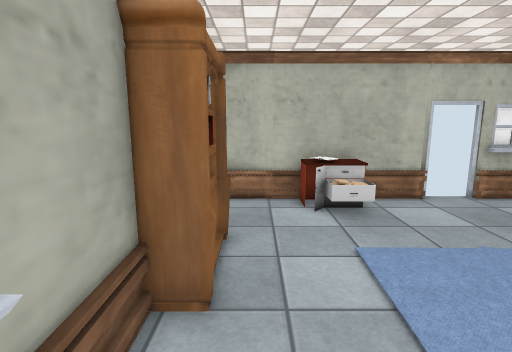
[1] (above)

12 first-person views from a walk through a 3-D level made in the Unity game engine. The camera is 1.5 m above the floor, tilts 10° down and sees 80° across. Doors are open. The floor is counted in squares, 0.5 m on a side. Each view is taken from the middle of a square. On the plan, view 1 faces up. The plan holds only what a view shows up to about 20 squares ahead; the rest is blank. Some animated figures are left out. Some surface patterns are stand-ins.

[2]
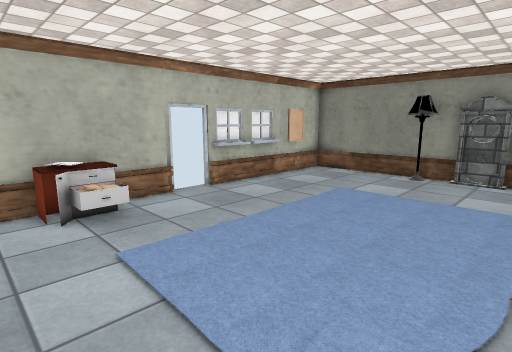

[3]
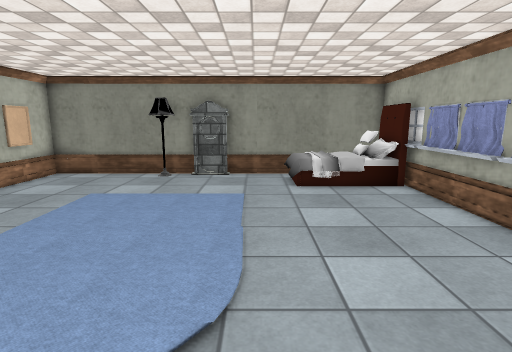

[4]
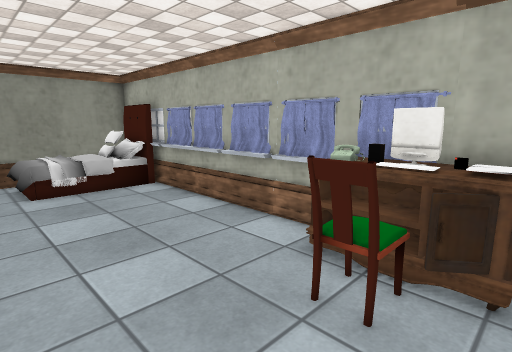

[5]
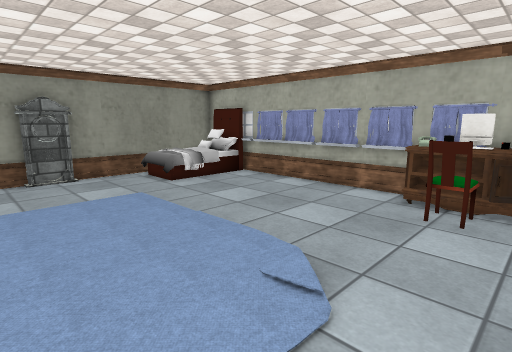

[6]
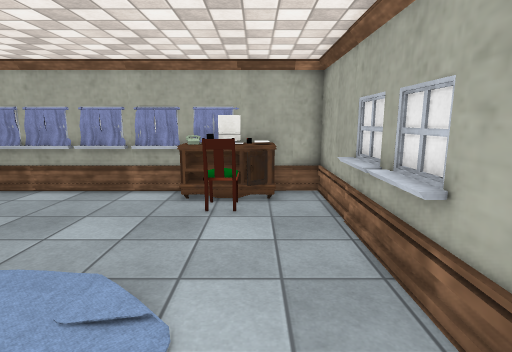

[7]
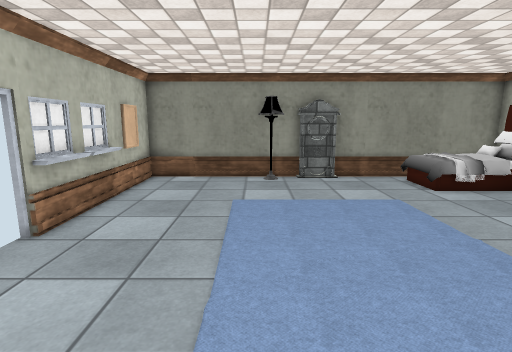

[8]
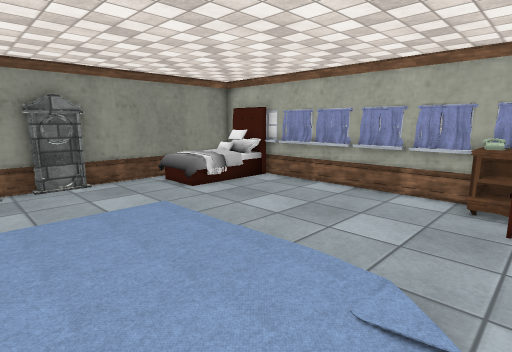

[9]
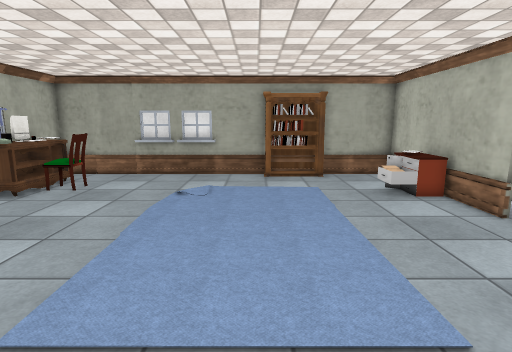

[10]
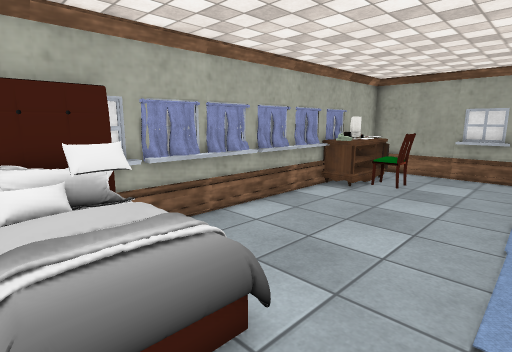

[11]
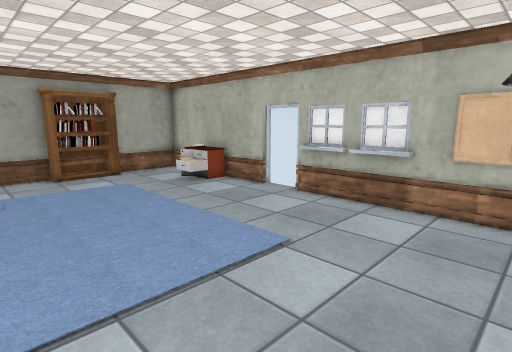

[12]
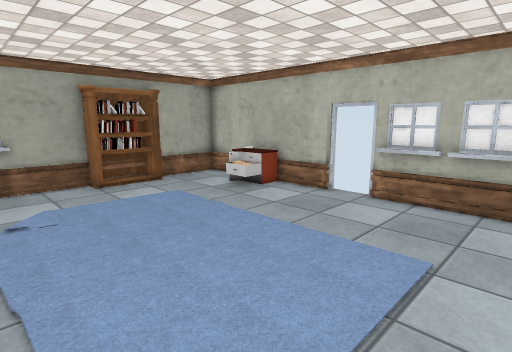

### Floor plan
Points are (right, up) in squares from view 1. A wall is a line through its corners. A room is listed if a view was taken in it or the views show most of it. See-through windows are left out.
Room 1 (views 1, 2, 3, 4, 5, 6, 7, 8, 9, 10, 11, 12)
walls: (17.3, 1.7) (17.6, 2.4) (17.5, 3.1); (17.4, 1.7) (17.4, 3.6); (17.5, 2.1) (17.6, 2.8) (17.3, 3.6); (17.5, 1.7) (17.5, 3.6); (17.6, 2) (17.6, 2.5); (17.6, 2.7) (17.7, 3.3); (17.7, 1.7) (17.7, 3.6); (6.9, 11.9) (-1.8, 11.9) (-1.8, 7.9); (18, 3.6) (18, 11.9) (8.5, 11.9); (-1.8, 4.6) (-1.8, -7.4) (15.1, -7.4); (18, -6) (18, 1.7)
low walls: (9, -6.9) (13.2, -6.9); (5.4, -6.9) (6.4, -6.9); (-1.4, 1.7) (-1.4, -0.5); (6.6, -7.4) (6.6, -6.9) (8.8, -6.9); (5.6, -7.2) (14, -7.2); (-1.4, -0.7) (-1.4, -2.9); (3.9, -7.2) (4.5, -7.2); (11.3, 11.7) (8.9, 11.6); (13.6, 11.7) (11.4, 11.7); (-1.8, 7.5) (-1.8, 4.9); (17.4, 11.7) (15.4, 11.7)
ways out: open door at (7.5, 12)
objects: other object (-1, 5) to (-1, 8); other object (0, -6) to (1, -5); other object (1, -7) to (1, -6); other object (2, -7); other object (2, -6) to (3, -6); other object (2, -5) to (3, -4); other object (2, 1) to (12, 7); other object (2, 10); other object (3, -7); other object (4, -6); other object (14, -4) to (17, -2)

Positions as (right, up) in squares from view 1, and headings:
1: (0, 0), facing up
2: (0, 0), facing up-right
3: (0, 0), facing right
4: (0, 0), facing down-right
5: (0, 6), facing down-right
6: (1, 6), facing down
7: (1, 6), facing right
8: (2, 6), facing down-right
9: (16, 4), facing left
10: (17, 1), facing down-left
11: (17, 1), facing up-left
12: (14, 0), facing up-left
